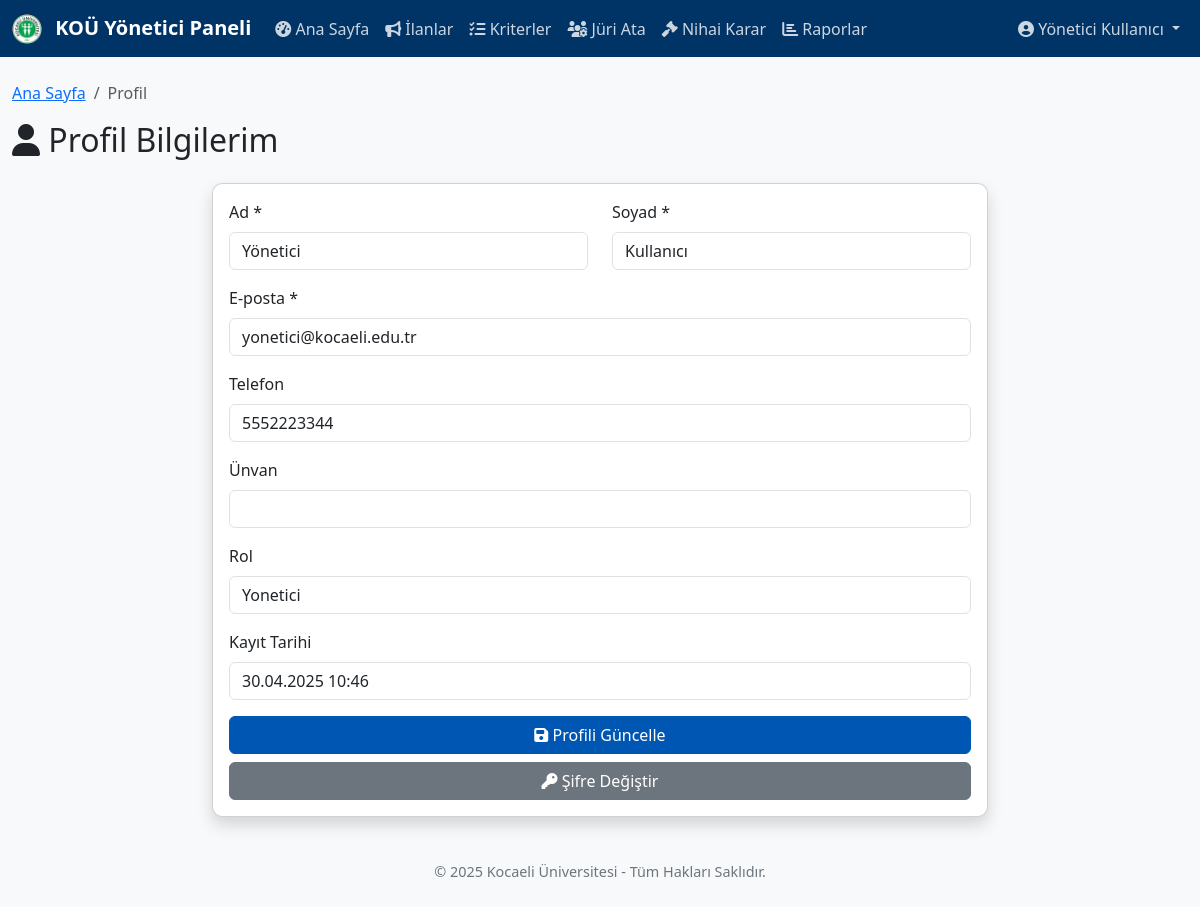
Screenshot of /yonetici/profil.php (signed in) with the database file from the repository.
### tables this page shows
CREATE TABLE `kullanicilar` (
  `id` int(11) NOT NULL AUTO_INCREMENT,
  `tc_kimlik_no` varchar(11) NOT NULL,
  `ad` varchar(50) NOT NULL,
  `soyad` varchar(50) NOT NULL,
  `email` varchar(100) NOT NULL,
  `telefon` varchar(20) DEFAULT NULL,
  `sifre` varchar(255) NOT NULL,
  `rol` enum('aday','admin','yonetici','juri') NOT NULL DEFAULT 'aday',
  `durum` tinyint(1) NOT NULL DEFAULT 1,
  `kayit_tarihi` datetime NOT NULL DEFAULT current_timestamp(),
  `son_giris_tarihi` datetime DEFAULT NULL,
  `dogum_tarihi` date DEFAULT NULL,
  `dogum_yeri` varchar(100) DEFAULT NULL,
  `cinsiyet` enum('Erkek','Kadın','Belirtilmemiş') DEFAULT 'Belirtilmemiş',
  `adres` text DEFAULT NULL,
  `il` varchar(50) DEFAULT NULL,
  `ilce` varchar(50) DEFAULT NULL,
  `posta_kodu` varchar(10) DEFAULT NULL,
  `unvan` varchar(100) DEFAULT NULL,
  `kurum` varchar(255) DEFAULT NULL,
  `profil_resmi` varchar(255) DEFAULT NULL,
  PRIMARY KEY (`id`),
  UNIQUE KEY `tc_kimlik_no` (`tc_kimlik_no`),
  UNIQUE KEY `email` (`email`)
);

### yonetici/profil.php (the view, shortened to what this page needs)
<?php
include("../db_connection.php");
$user_id = $_SESSION['user_id'];
$sql = "SELECT * FROM kullanicilar WHERE id = $user_id";
$result = mysqli_query($conn, $sql);
$user = mysqli_fetch_assoc($result);
?>
<!DOCTYPE html>
<html lang="tr">
<head>
    <link rel="stylesheet" href="https://cdn.jsdelivr.net/npm/bootstrap@5.3.2/dist/css/bootstrap.min.css">
    <link rel="stylesheet" href="https://cdnjs.cloudflare.com/ajax/libs/font-awesome/6.4.2/css/all.min.css">
    <link rel="stylesheet" href="../style.css">
</head>
<body>
    <?php include("navbar.php"); ?>
    <div class="container mt-4">
        <div class="row">
            <div class="col-md-12">
                <nav aria-label="breadcrumb">
                    <ol class="breadcrumb">
                        <li class="breadcrumb-item"><a href="dashboard.php">Ana Sayfa</a></li>
                        <li class="breadcrumb-item active" aria-current="page">Profil</li>
                    </ol>
                </nav>
            </div>
        </div>
        <div class="row mb-3">
            <div class="col-md-12">
                <h2><i class="fas fa-user"></i> Profil Bilgilerim</h2>
            </div>
        </div>
        <div class="row">
            <div class="col-md-8 mx-auto">
                <div class="card shadow">
                    <div class="card-body">
                        <form action="profil.php" method="post">
                            <div class="row mb-3">
                                <div class="col-md-6">
                                    <label for="ad" class="form-label">Ad *</label>
                                    <input type="text" class="form-control" id="ad" name="ad" value="<?php echo $user['ad']; ?>" required>
                                </div>
                                <div class="col-md-6">
                                    <label for="soyad" class="form-label">Soyad *</label>
                                    <input type="text" class="form-control" id="soyad" name="soyad" value="<?php echo $user['soyad']; ?>" required>
                                </div>
                            </div>
                            <div class="mb-3">
                                <label for="email" class="form-label">E-posta *</label>
                                <input type="email" class="form-control" id="email" name="email" value="<?php echo $user['email']; ?>" required>
                            </div>
                            <div class="mb-3">
                                <label for="telefon" class="form-label">Telefon</label>
                                <input type="text" class="form-control" id="telefon" name="telefon" value="<?php echo $user['telefon']; ?>">
                            </div>
                            <div class="mb-3">
                                <label for="unvan" class="form-label">Ünvan</label>
                                <input type="text" class="form-control" id="unvan" name="unvan" value="<?php echo $user['unvan']; ?>">
                            </div>
                            <div class="mb-3">
                                <label for="rol" class="form-label">Rol</label>
                                <input type="text" class="form-control" id="rol" value="<?php echo ucfirst($user['rol']); ?>" readonly>
                            </div>
                            <div class="mb-3">
                                <label for="kayit_tarihi" class="form-label">Kayıt Tarihi</label>
                                <input type="text" class="form-control" id="kayit_tarihi" value="<?php echo date('d.m.Y H:i', strtotime($user['kayit_tarihi'])); ?>" readonly>
                            </div>
                            <div class="d-grid gap-2">
                                <button type="submit" class="btn btn-primary">
                                    <i class="fas fa-save"></i> Profili Güncelle
                                </button>
                                <a href="sifre_degistir.php" class="btn btn-secondary">
                                    <i class="fas fa-key"></i> Şifre Değiştir
                                </a>
                            </div>
                        </form>
                    </div>
                </div>
            </div>
        </div>
    </div>
    <footer class="text-center mt-4 mb-4">
        <p>&copy; <?php echo date("Y"); ?> Kocaeli Üniversitesi - Tüm Hakları Saklıdır.</p>
    </footer>
</body>
</html>

### style.css (style rules this page uses)
body { background-color: #f8f9fa; font-family: "Segoe UI", Tahoma, Geneva, Verdana, sans-serif; }
.container { max-width: 1200px; }
.card { border-radius: 10px; overflow: hidden; margin-bottom: 20px; }
.btn-primary { background-color: #0056b3; border-color: #0056b3; }
footer { color: #6c757d; font-size: 0.9rem; }
.form-label { font-weight: 500; }

### rows the page displays
kullanicilar: ad "Yönetici", soyad "Kullanıcı", email "yonetici@kocaeli.edu.tr", telefon "5552223344", rol "Yonetici", kayit_tarihi "30.04.2025 10:46"

### other values shown
$_SESSION['name'] "Yönetici Kullanıcı"
